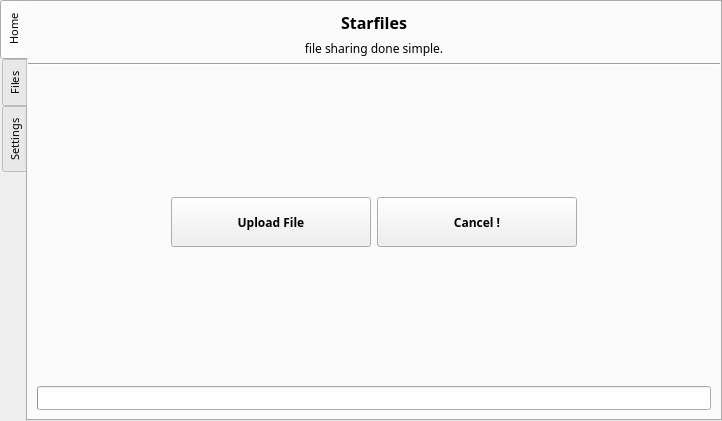
<?xml version="1.0" encoding="UTF-8"?>
<ui version="4.0">
 <class>Starfiles</class>
 <widget class="QMainWindow" name="Starfiles">
  <property name="geometry">
   <rect>
    <x>0</x>
    <y>0</y>
    <width>722</width>
    <height>421</height>
   </rect>
  </property>
  <property name="minimumSize">
   <size>
    <width>722</width>
    <height>421</height>
   </size>
  </property>
  <property name="maximumSize">
   <size>
    <width>722</width>
    <height>421</height>
   </size>
  </property>
  <property name="windowTitle">
   <string>Starfiles</string>
  </property>
  <property name="windowIcon">
   <iconset resource="assets/resources.qrc">
    <normaloff>:/images/images/logo/favicon.ico</normaloff>:/images/images/logo/favicon.ico</iconset>
  </property>
  <property name="styleSheet">
   <string notr="true">#Starfiles, #TabHome, #TabFiles,
#TabSettings {background-color:#fff;}

QTabWidget::pane {
  	border: 1px solid rgb(160, 160, 160);
  	top:-1px;
	bottom:-1px;
	right:-1px;
	padding-top:1px;
  	background: rgb(245, 245, 245);
}

QTabBar::tab {
	background: rgb(245, 245, 245);
  	border: 1px solid lightgray;
	border-bottom:1px solid rgb(160, 160, 160);
  	padding: 17px;
}

QTabBar::tab:selected {
	background: rgb(230, 230, 230);
}

QTableWidget &gt; * {
	font: 9pt &quot;Titillium Web&quot;;
}</string>
  </property>
  <property name="animated">
   <bool>true</bool>
  </property>
  <widget class="QWidget" name="centralwidget">
   <layout class="QGridLayout" name="gridLayout">
    <property name="leftMargin">
     <number>0</number>
    </property>
    <property name="topMargin">
     <number>0</number>
    </property>
    <property name="rightMargin">
     <number>0</number>
    </property>
    <property name="bottomMargin">
     <number>0</number>
    </property>
    <item row="0" column="0">
     <widget class="QTabWidget" name="tabWidget">
      <property name="font">
       <font>
        <family>Titillium Web</family>
        <pointsize>8</pointsize>
        <weight>50</weight>
        <italic>false</italic>
        <bold>false</bold>
        <underline>false</underline>
        <strikeout>false</strikeout>
        <stylestrategy>PreferDefault</stylestrategy>
        <kerning>true</kerning>
       </font>
      </property>
      <property name="tabPosition">
       <enum>QTabWidget::West</enum>
      </property>
      <property name="tabShape">
       <enum>QTabWidget::Rounded</enum>
      </property>
      <property name="currentIndex">
       <number>0</number>
      </property>
      <property name="usesScrollButtons">
       <bool>true</bool>
      </property>
      <property name="tabsClosable">
       <bool>false</bool>
      </property>
      <property name="movable">
       <bool>false</bool>
      </property>
      <property name="tabBarAutoHide">
       <bool>false</bool>
      </property>
      <widget class="QWidget" name="TabHome">
       <attribute name="title">
        <string> Home</string>
       </attribute>
       <layout class="QGridLayout" name="gridLayout_4">
        <property name="leftMargin">
         <number>0</number>
        </property>
        <property name="rightMargin">
         <number>0</number>
        </property>
        <item row="3" column="0">
         <layout class="QGridLayout" name="gridLayout_3">
          <item row="1" column="3">
           <spacer name="horizontalSpacer_2">
            <property name="orientation">
             <enum>Qt::Horizontal</enum>
            </property>
            <property name="sizeHint" stdset="0">
             <size>
              <width>40</width>
              <height>20</height>
             </size>
            </property>
           </spacer>
          </item>
          <item row="1" column="0">
           <spacer name="horizontalSpacer">
            <property name="orientation">
             <enum>Qt::Horizontal</enum>
            </property>
            <property name="sizeHint" stdset="0">
             <size>
              <width>40</width>
              <height>20</height>
             </size>
            </property>
           </spacer>
          </item>
          <item row="2" column="1">
           <spacer name="verticalSpacer">
            <property name="orientation">
             <enum>Qt::Vertical</enum>
            </property>
            <property name="sizeHint" stdset="0">
             <size>
              <width>20</width>
              <height>40</height>
             </size>
            </property>
           </spacer>
          </item>
          <item row="1" column="1">
           <widget class="QPushButton" name="BtnUpload">
            <property name="minimumSize">
             <size>
              <width>200</width>
              <height>50</height>
             </size>
            </property>
            <property name="font">
             <font>
              <family>Titillium Web</family>
              <pointsize>9</pointsize>
              <weight>75</weight>
              <bold>true</bold>
             </font>
            </property>
            <property name="cursor">
             <cursorShape>PointingHandCursor</cursorShape>
            </property>
            <property name="text">
             <string>Upload File</string>
            </property>
           </widget>
          </item>
          <item row="0" column="1">
           <spacer name="verticalSpacer_2">
            <property name="orientation">
             <enum>Qt::Vertical</enum>
            </property>
            <property name="sizeHint" stdset="0">
             <size>
              <width>20</width>
              <height>40</height>
             </size>
            </property>
           </spacer>
          </item>
          <item row="3" column="0" colspan="4">
           <layout class="QHBoxLayout" name="horizontalLayout_2">
            <property name="leftMargin">
             <number>9</number>
            </property>
            <property name="topMargin">
             <number>9</number>
            </property>
            <property name="rightMargin">
             <number>9</number>
            </property>
            <property name="bottomMargin">
             <number>0</number>
            </property>
            <item>
             <widget class="QProgressBar" name="progressBar">
              <property name="autoFillBackground">
               <bool>false</bool>
              </property>
              <property name="value">
               <number>0</number>
              </property>
              <property name="textVisible">
               <bool>false</bool>
              </property>
             </widget>
            </item>
           </layout>
          </item>
          <item row="1" column="2">
           <widget class="QPushButton" name="BtnCancelUpload">
            <property name="minimumSize">
             <size>
              <width>200</width>
              <height>50</height>
             </size>
            </property>
            <property name="font">
             <font>
              <family>Titillium Web</family>
              <pointsize>9</pointsize>
              <weight>75</weight>
              <bold>true</bold>
             </font>
            </property>
            <property name="cursor">
             <cursorShape>PointingHandCursor</cursorShape>
            </property>
            <property name="text">
             <string>Cancel !</string>
            </property>
            <property name="autoDefault">
             <bool>false</bool>
            </property>
            <property name="default">
             <bool>false</bool>
            </property>
            <property name="flat">
             <bool>false</bool>
            </property>
           </widget>
          </item>
         </layout>
        </item>
        <item row="2" column="0">
         <widget class="Line" name="line">
          <property name="orientation">
           <enum>Qt::Horizontal</enum>
          </property>
         </widget>
        </item>
        <item row="1" column="0">
         <widget class="QLabel" name="label_6">
          <property name="font">
           <font>
            <family>Titillium Web</family>
            <pointsize>9</pointsize>
           </font>
          </property>
          <property name="text">
           <string>&lt;html&gt;&lt;head/&gt;&lt;body&gt;&lt;p align=&quot;center&quot;&gt;&lt;span style=&quot; font-size:9pt;&quot;&gt;file sharing done simple.&lt;/span&gt;&lt;/p&gt;&lt;/body&gt;&lt;/html&gt;</string>
          </property>
         </widget>
        </item>
        <item row="0" column="0">
         <widget class="QLabel" name="label_3">
          <property name="font">
           <font>
            <family>Titillium Web SemiBold</family>
            <pointsize>11</pointsize>
            <weight>75</weight>
            <bold>true</bold>
           </font>
          </property>
          <property name="text">
           <string>&lt;html&gt;&lt;head/&gt;&lt;body&gt;&lt;p align=&quot;center&quot;&gt;&lt;span style=&quot; font-size:12pt;&quot;&gt;Starfiles&lt;/span&gt;&lt;/p&gt;&lt;/body&gt;&lt;/html&gt;</string>
          </property>
         </widget>
        </item>
       </layout>
      </widget>
      <widget class="QWidget" name="TabFiles">
       <attribute name="title">
        <string>Files</string>
       </attribute>
       <layout class="QGridLayout" name="gridLayout_2">
        <property name="leftMargin">
         <number>0</number>
        </property>
        <property name="topMargin">
         <number>0</number>
        </property>
        <property name="rightMargin">
         <number>0</number>
        </property>
        <property name="bottomMargin">
         <number>0</number>
        </property>
        <item row="0" column="0">
         <widget class="QTableWidget" name="FileList">
          <property name="font">
           <font>
            <family>Titillium Web</family>
           </font>
          </property>
          <property name="frameShape">
           <enum>QFrame::NoFrame</enum>
          </property>
          <property name="verticalScrollBarPolicy">
           <enum>Qt::ScrollBarAsNeeded</enum>
          </property>
          <property name="horizontalScrollBarPolicy">
           <enum>Qt::ScrollBarAsNeeded</enum>
          </property>
          <property name="editTriggers">
           <set>QAbstractItemView::NoEditTriggers</set>
          </property>
          <property name="alternatingRowColors">
           <bool>true</bool>
          </property>
          <property name="selectionMode">
           <enum>QAbstractItemView::NoSelection</enum>
          </property>
          <property name="selectionBehavior">
           <enum>QAbstractItemView::SelectItems</enum>
          </property>
          <property name="showGrid">
           <bool>true</bool>
          </property>
          <property name="rowCount">
           <number>0</number>
          </property>
          <attribute name="horizontalHeaderShowSortIndicator" stdset="0">
           <bool>false</bool>
          </attribute>
          <attribute name="horizontalHeaderStretchLastSection">
           <bool>true</bool>
          </attribute>
          <attribute name="verticalHeaderCascadingSectionResizes">
           <bool>false</bool>
          </attribute>
          <column>
           <property name="text">
            <string>File ID</string>
           </property>
           <property name="background">
            <color>
             <red>245</red>
             <green>245</green>
             <blue>245</blue>
            </color>
           </property>
          </column>
          <column>
           <property name="text">
            <string>File Name</string>
           </property>
          </column>
          <column>
           <property name="text">
            <string>Download Link</string>
           </property>
          </column>
         </widget>
        </item>
       </layout>
      </widget>
      <widget class="QWidget" name="TabSettings">
       <attribute name="title">
        <string>Settings</string>
       </attribute>
       <widget class="QGroupBox" name="groupBox_2">
        <property name="geometry">
         <rect>
          <x>30</x>
          <y>10</y>
          <width>611</width>
          <height>261</height>
         </rect>
        </property>
        <property name="font">
         <font>
          <family>Titillium Web</family>
          <pointsize>9</pointsize>
         </font>
        </property>
        <property name="title">
         <string>Application Settings :</string>
        </property>
        <layout class="QGridLayout" name="gridLayout_5">
         <item row="0" column="0" colspan="3">
          <widget class="QGroupBox" name="groupBox_3">
           <property name="font">
            <font>
             <family>Titillium Web</family>
             <pointsize>9</pointsize>
            </font>
           </property>
           <property name="title">
            <string>Private Key :</string>
           </property>
           <layout class="QGridLayout" name="gridLayout_6">
            <item row="0" column="0">
             <widget class="QLineEdit" name="TextPk">
              <property name="echoMode">
               <enum>QLineEdit::Password</enum>
              </property>
              <property name="placeholderText">
               <string>Private key goes here</string>
              </property>
             </widget>
            </item>
           </layout>
          </widget>
         </item>
         <item row="4" column="0" colspan="3">
          <layout class="QHBoxLayout" name="horizontalLayout">
           <item>
            <spacer name="horizontalSpacer_4">
             <property name="orientation">
              <enum>Qt::Horizontal</enum>
             </property>
             <property name="sizeHint" stdset="0">
              <size>
               <width>40</width>
               <height>20</height>
              </size>
             </property>
            </spacer>
           </item>
           <item>
            <widget class="QPushButton" name="BtnCancelSettings">
             <property name="font">
              <font>
               <family>Titillium Web</family>
               <pointsize>9</pointsize>
              </font>
             </property>
             <property name="cursor">
              <cursorShape>PointingHandCursor</cursorShape>
             </property>
             <property name="text">
              <string>Cancel</string>
             </property>
            </widget>
           </item>
           <item>
            <widget class="QPushButton" name="BtnSaveSettings">
             <property name="font">
              <font>
               <family>Titillium Web</family>
               <pointsize>9</pointsize>
              </font>
             </property>
             <property name="cursor">
              <cursorShape>PointingHandCursor</cursorShape>
             </property>
             <property name="text">
              <string>Save</string>
             </property>
            </widget>
           </item>
          </layout>
         </item>
         <item row="2" column="0" colspan="2">
          <spacer name="verticalSpacer_3">
           <property name="orientation">
            <enum>Qt::Vertical</enum>
           </property>
           <property name="sizeHint" stdset="0">
            <size>
             <width>20</width>
             <height>40</height>
            </size>
           </property>
          </spacer>
         </item>
         <item row="3" column="0" colspan="3">
          <widget class="Line" name="line_2">
           <property name="orientation">
            <enum>Qt::Horizontal</enum>
           </property>
          </widget>
         </item>
         <item row="1" column="0" colspan="3">
          <widget class="QGroupBox" name="groupBox_4">
           <property name="font">
            <font>
             <family>Titillium Web</family>
             <pointsize>9</pointsize>
            </font>
           </property>
           <property name="title">
            <string>Database :</string>
           </property>
           <layout class="QGridLayout" name="gridLayout_7">
            <item row="0" column="0">
             <widget class="QCheckBox" name="ChkSave2db">
              <property name="font">
               <font>
                <family>Titillium Web</family>
                <pointsize>9</pointsize>
               </font>
              </property>
              <property name="text">
               <string>Save to local database</string>
              </property>
              <property name="checkable">
               <bool>true</bool>
              </property>
              <property name="checked">
               <bool>false</bool>
              </property>
             </widget>
            </item>
            <item row="1" column="0">
             <widget class="QPushButton" name="BtnDeleteDatabase">
              <property name="font">
               <font>
                <family>Titillium Web</family>
                <pointsize>9</pointsize>
               </font>
              </property>
              <property name="cursor">
               <cursorShape>PointingHandCursor</cursorShape>
              </property>
              <property name="text">
               <string>delete my database</string>
              </property>
             </widget>
            </item>
           </layout>
          </widget>
         </item>
        </layout>
       </widget>
       <widget class="QLabel" name="label">
        <property name="geometry">
         <rect>
          <x>8</x>
          <y>403</y>
          <width>130</width>
          <height>13</height>
         </rect>
        </property>
        <property name="font">
         <font>
          <family>Titillium Web</family>
         </font>
        </property>
        <property name="text">
         <string>Starfiles App, Version : 1.0.0</string>
        </property>
       </widget>
       <widget class="QLabel" name="label_2">
        <property name="geometry">
         <rect>
          <x>521</x>
          <y>401</y>
          <width>149</width>
          <height>15</height>
         </rect>
        </property>
        <property name="font">
         <font>
          <family>Titillium Web</family>
         </font>
        </property>
        <property name="text">
         <string>Copyright © 2021 Anas Yousef</string>
        </property>
       </widget>
      </widget>
     </widget>
    </item>
   </layout>
  </widget>
 </widget>
 <resources>
  <include location="assets/resources.qrc"/>
 </resources>
 <connections/>
</ui>
